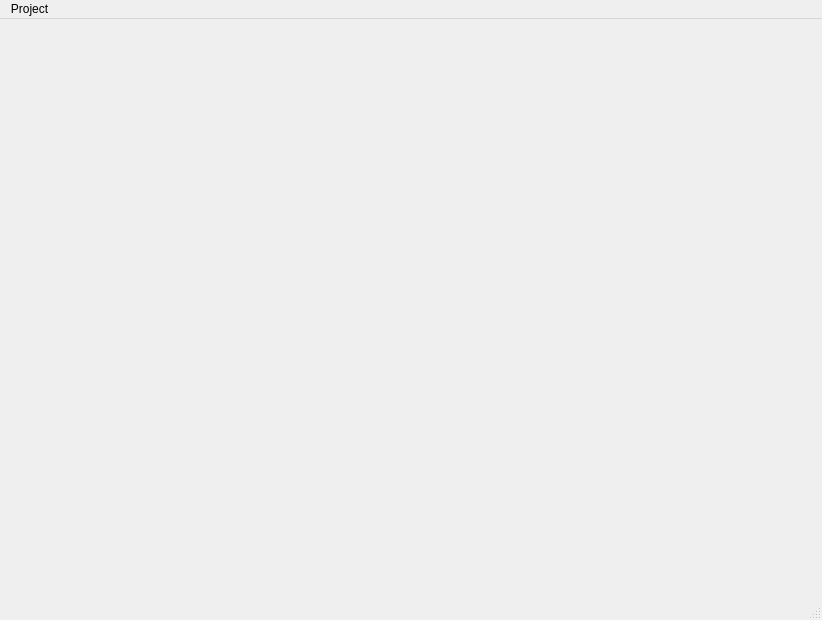
<?xml version="1.0" encoding="UTF-8"?>
<ui version="4.0">
 <class>MainWindow</class>
 <widget class="QMainWindow" name="MainWindow">
  <property name="geometry">
   <rect>
    <x>0</x>
    <y>0</y>
    <width>822</width>
    <height>620</height>
   </rect>
  </property>
  <property name="windowTitle">
   <string>LibposeGUI</string>
  </property>
  <property name="windowIcon">
   <iconset resource="resources.qrc">
    <normaloff>:/root/resources/icons/artistic.png</normaloff>:/root/resources/icons/artistic.png</iconset>
  </property>
  <property name="iconSize">
   <size>
    <width>64</width>
    <height>64</height>
   </size>
  </property>
  <widget class="QWidget" name="centralWidget"/>
  <widget class="QMenuBar" name="mainMenu">
   <property name="geometry">
    <rect>
     <x>0</x>
     <y>0</y>
     <width>822</width>
     <height>25</height>
    </rect>
   </property>
   <widget class="QMenu" name="menuProject">
    <property name="title">
     <string>Project</string>
    </property>
    <addaction name="actionNew"/>
    <addaction name="actionOpen"/>
    <addaction name="actionClose"/>
    <addaction name="actionSave"/>
    <addaction name="actionSave_as"/>
   </widget>
   <addaction name="menuProject"/>
  </widget>
  <widget class="QStatusBar" name="statusBar"/>
  <action name="actionNew">
   <property name="enabled">
    <bool>false</bool>
   </property>
   <property name="text">
    <string>New</string>
   </property>
   <property name="shortcut">
    <string>Ctrl+N</string>
   </property>
  </action>
  <action name="actionOpen">
   <property name="text">
    <string>Open</string>
   </property>
   <property name="shortcut">
    <string>Ctrl+O</string>
   </property>
  </action>
  <action name="actionClose">
   <property name="text">
    <string>Close</string>
   </property>
   <property name="shortcut">
    <string>Ctrl+Q</string>
   </property>
  </action>
  <action name="actionSave">
   <property name="text">
    <string>Save</string>
   </property>
   <property name="shortcut">
    <string>Ctrl+S</string>
   </property>
  </action>
  <action name="actionSave_as">
   <property name="text">
    <string>Save as . . .</string>
   </property>
   <property name="shortcut">
    <string>Ctrl+Shift+S</string>
   </property>
  </action>
 </widget>
 <layoutdefault spacing="6" margin="11"/>
 <resources>
  <include location="resources.qrc"/>
 </resources>
 <connections/>
</ui>
